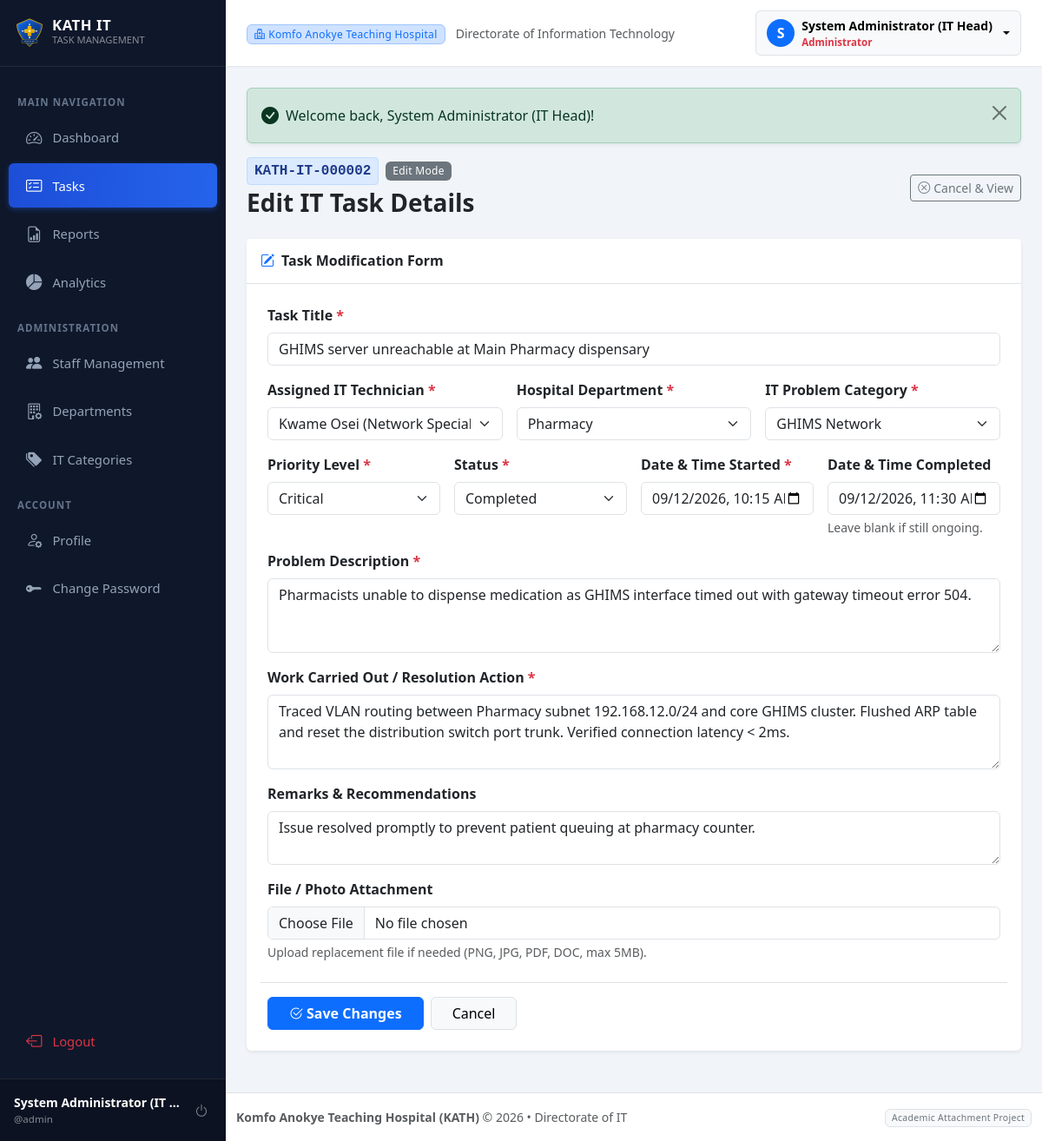
/admin/task_edit.php?id=2 (signed in), run on the app's committed database.
### tables this page shows
CREATE TABLE IF NOT EXISTS `users` (
    `id` INT AUTO_INCREMENT PRIMARY KEY,
    `full_name` VARCHAR(150) NOT NULL,
    `username` VARCHAR(60) NOT NULL UNIQUE,
    `email` VARCHAR(150) NOT NULL UNIQUE,
    `phone` VARCHAR(30) NULL,
    `password` VARCHAR(255) NOT NULL,
    `role` ENUM('admin', 'staff') NOT NULL DEFAULT 'staff',
    `department_id` INT NULL,
    `status` ENUM('active', 'inactive') NOT NULL DEFAULT 'active',
    `created_at` TIMESTAMP DEFAULT CURRENT_TIMESTAMP,
    `updated_at` TIMESTAMP DEFAULT CURRENT_TIMESTAMP ON UPDATE CURRENT_TIMESTAMP,
    CONSTRAINT `fk_users_department` FOREIGN KEY (`department_id`) 
        REFERENCES `departments`(`id`) ON DELETE SET NULL ON UPDATE CASCADE
);

CREATE TABLE IF NOT EXISTS `tasks` (
    `id` INT AUTO_INCREMENT PRIMARY KEY,
    `task_number` VARCHAR(30) NOT NULL UNIQUE,
    `user_id` INT NOT NULL,
    `department_id` INT NOT NULL,
    `category_id` INT NOT NULL,
    `title` VARCHAR(255) NOT NULL,
    `problem_description` TEXT NOT NULL,
    `work_done` TEXT NOT NULL,
    `priority` ENUM('Low', 'Medium', 'High', 'Critical') NOT NULL DEFAULT 'Medium',
    `status` ENUM('Pending', 'In Progress', 'Completed', 'Cancelled') NOT NULL DEFAULT 'Pending',
    `date_started` DATETIME NOT NULL,
    `date_completed` DATETIME NULL,
    `remarks` TEXT NULL,
    `attachment` VARCHAR(255) NULL,
    `created_at` TIMESTAMP DEFAULT CURRENT_TIMESTAMP,
    `updated_at` TIMESTAMP DEFAULT CURRENT_TIMESTAMP ON UPDATE CURRENT_TIMESTAMP,
    CONSTRAINT `fk_tasks_user` FOREIGN KEY (`user_id`) 
        REFERENCES `users`(`id`) ON DELETE RESTRICT ON UPDATE CASCADE,
    CONSTRAINT `fk_tasks_department` FOREIGN KEY (`department_id`) 
        REFERENCES `departments`(`id`) ON DELETE RESTRICT ON UPDATE CASCADE,
    CONSTRAINT `fk_tasks_category` FOREIGN KEY (`category_id`) 
        REFERENCES `categories`(`id`) ON DELETE RESTRICT ON UPDATE CASCADE,
    INDEX `idx_tasks_task_number` (`task_number`),
    INDEX `idx_tasks_status` (`status`),
    INDEX `idx_tasks_priority` (`priority`),
    INDEX `idx_tasks_date_started` (`date_started`),
    INDEX `idx_tasks_created_at` (`created_at`)
);

CREATE TABLE IF NOT EXISTS `departments` (
    `id` INT AUTO_INCREMENT PRIMARY KEY,
    `department_name` VARCHAR(120) NOT NULL UNIQUE,
    `description` TEXT NULL,
    `status` ENUM('active', 'inactive') NOT NULL DEFAULT 'active',
    `created_at` TIMESTAMP DEFAULT CURRENT_TIMESTAMP,
    `updated_at` TIMESTAMP DEFAULT CURRENT_TIMESTAMP ON UPDATE CURRENT_TIMESTAMP
);

CREATE TABLE IF NOT EXISTS `categories` (
    `id` INT AUTO_INCREMENT PRIMARY KEY,
    `category_name` VARCHAR(120) NOT NULL UNIQUE,
    `description` TEXT NULL,
    `status` ENUM('active', 'inactive') NOT NULL DEFAULT 'active',
    `created_at` TIMESTAMP DEFAULT CURRENT_TIMESTAMP,
    `updated_at` TIMESTAMP DEFAULT CURRENT_TIMESTAMP ON UPDATE CURRENT_TIMESTAMP
);

### admin/task_edit.php (the view, shortened to what the rows shown need)
<?php
require_once __DIR__ . '/../includes/admin_auth.php';
$taskId = (int)($_GET['id'] ?? 0);
$stmt = $pdo->prepare("SELECT * FROM tasks WHERE id = :id LIMIT 1");
$stmt->execute([':id' => $taskId]);
$task = $stmt->fetch();
$departments = $pdo->query("SELECT id, department_name FROM departments WHERE status = 'active' ORDER BY department_name ASC")->fetchAll();
$categories = $pdo->query("SELECT id, category_name FROM categories WHERE status = 'active' ORDER BY category_name ASC")->fetchAll();
$staffList = $pdo->query("SELECT id, full_name FROM users WHERE role = 'staff' AND status = 'active' ORDER BY full_name ASC")->fetchAll();
include __DIR__ . '/../includes/header.php';
?>
<div class="d-flex justify-content-between align-items-center mb-4">
    <div>
        <div class="d-flex align-items-center gap-2 mb-1">
            <span class="task-number-pill"><?= h($task['task_number']) ?></span>
            <span class="badge bg-secondary">Edit Mode</span>
        </div>
    </div>
</div>
<div class="card shadow-sm border-0 mb-4">
    <div class="card-body p-4">
        <form action="task_edit.php?id=<?= $task['id'] ?>" method="POST" enctype="multipart/form-data">
            <div class="row g-3">
                <div class="col-12">
                    <label for="title" class="form-label fw-semibold">Task Title <span class="text-danger">*</span></label>
                    <input type="text" class="form-control" id="title" name="title" value="<?= h($_POST['title'] ?? $task['title']) ?>" placeholder="e.g. Network connection problem in ENT consulting room" required>
                </div>
                <div class="col-md-4">
                    <label for="user_id" class="form-label fw-semibold">Assigned IT Technician <span class="text-danger">*</span></label>
                    <select class="form-select" id="user_id" name="user_id" required>
                        <?php foreach ($staffList as $stf): ?>
                            <option value="<?= $stf['id'] ?>" <?= (($_POST['user_id'] ?? $task['user_id']) == $stf['id']) ? 'selected' : '' ?>>
                                <?= h($stf['full_name']) ?>
                            </option>
                        <?php endforeach; ?>
                    </select>
                </div>
                <div class="col-md-4">
                    <label for="department_id" class="form-label fw-semibold">Hospital Department <span class="text-danger">*</span></label>
                    <select class="form-select" id="department_id" name="department_id" required>
                        <?php foreach ($departments as $dept): ?>
                            <option value="<?= $dept['id'] ?>" <?= (($_POST['department_id'] ?? $task['department_id']) == $dept['id']) ? 'selected' : '' ?>>
                                <?= h($dept['department_name']) ?>
                            </option>
                        <?php endforeach; ?>
                    </select>
                </div>
                <div class="col-md-4">
                    <label for="category_id" class="form-label fw-semibold">IT Problem Category <span class="text-danger">*</span></label>
                    <select class="form-select" id="category_id" name="category_id" required>
                        <?php foreach ($categories as $cat): ?>
                            <option value="<?= $cat['id'] ?>" <?= (($_POST['category_id'] ?? $task['category_id']) == $cat['id']) ? 'selected' : '' ?>>
                                <?= h($cat['category_name']) ?>
                            </option>
                        <?php endforeach; ?>
                    </select>
                </div>
                <div class="col-md-3">
                    <label for="priority" class="form-label fw-semibold">Priority Level <span class="text-danger">*</span></label>
                    <select class="form-select" id="priority" name="priority" required>
                        <?php foreach (['Low', 'Medium', 'High', 'Critical'] as $p): ?>
                            <option value="<?= $p ?>" <?= (($_POST['priority'] ?? $task['priority']) === $p) ? 'selected' : '' ?>><?= $p ?></option>
                        <?php endforeach; ?>
                    </select>
                </div>
                <div class="col-md-3">
                    <label for="status" class="form-label fw-semibold">Status <span class="text-danger">*</span></label>
                    <select class="form-select" id="status" name="status" required>
                        <?php foreach (['Pending', 'In Progress', 'Completed', 'Cancelled'] as $s): ?>
                            <option value="<?= $s ?>" <?= (($_POST['status'] ?? $task['status']) === $s) ? 'selected' : '' ?>><?= $s ?></option>
                        <?php endforeach; ?>
                    </select>
                </div>
                <div class="col-md-3">
                    <label for="date_started" class="form-label fw-semibold">Date &amp; Time Started <span class="text-danger">*</span></label>
                    <?php
                    $dsVal = $_POST['date_started'] ?? $task['date_started'];
                    $dsFormat = $dsVal ? date('Y-m-d\TH:i', strtotime($dsVal)) : '';
                    ?>
                    <input type="datetime-local" class="form-control" id="date_started" name="date_started" value="<?= h($dsFormat) ?>" required>
                </div>
                <div class="col-md-3">
                    <label for="date_completed" class="form-label fw-semibold">Date &amp; Time Completed</label>
                    <?php
                    $dcVal = $_POST['date_completed'] ?? $task['date_completed'];
                    $dcFormat = $dcVal ? date('Y-m-d\TH:i', strtotime($dcVal)) : '';
                    ?>
                    <input type="datetime-local" class="form-control" id="date_completed" name="date_completed" value="<?= h($dcFormat) ?>">
                    <div class="form-text small">Leave blank if still ongoing.</div>
                </div>
                <div class="col-12">
                    <label for="problem_description" class="form-label fw-semibold">Problem Description <span class="text-danger">*</span></label>
                    <textarea class="form-control" id="problem_description" name="problem_description" rows="3" required><?= h($_POST['problem_description'] ?? $task['problem_description']) ?></textarea>
                </div>
                <div class="col-12">
                    <label for="work_done" class="form-label fw-semibold">Work Carried Out / Resolution Action <span class="text-danger">*</span></label>
                    <textarea class="form-control" id="work_done" name="work_done" rows="3" required><?= h($_POST['work_done'] ?? $task['work_done']) ?></textarea>
                </div>
                <div class="col-12">
                    <label for="remarks" class="form-label fw-semibold">Remarks &amp; Recommendations</label>
                    <textarea class="form-control" id="remarks" name="remarks" rows="2"><?= h($_POST['remarks'] ?? $task['remarks']) ?></textarea>
                </div>
            </div>
        </form>
    </div>
</div>
<?php include __DIR__ . '/../includes/footer.php'; ?>

### includes/header.php (shortened to what the rows shown need)
<!DOCTYPE html>
<html lang="en">
<head>
    <link href="https://cdn.jsdelivr.net/npm/bootstrap@5.3.2/dist/css/bootstrap.min.css" rel="stylesheet">
    <link rel="stylesheet" href="https://cdn.jsdelivr.net/npm/bootstrap-icons@1.11.3/font/bootstrap-icons.min.css">
    <link rel="stylesheet" href="<?= BASE_URL ?>assets/css/style.css">
</head>
<body>
    <div class="wrapper">
        <?php include __DIR__ . '/sidebar.php'; ?>
        <div class="main-content">
            <nav class="top-navbar d-flex align-items-center justify-content-between">
                <div class="d-flex align-items-center gap-3">
                    <?php if ($user): ?>
                        <div class="dropdown">
                            <button class="btn btn-light dropdown-toggle d-flex align-items-center gap-2 border" type="button" data-bs-toggle="dropdown" aria-expanded="false">
                                <div class="bg-primary text-white rounded-circle d-flex align-items-center justify-content-center" style="width: 32px; height: 32px; font-weight: 600;">
                                    <?= strtoupper(substr($user['full_name'] ?? 'U', 0, 1)) ?>
                                </div>
                                <div class="text-start d-none d-md-block">
                                    <div class="fw-semibold small leading-tight"><?= h($user['full_name']) ?></div>
                                    <div class="text-muted" style="font-size: 0.72rem;">
                                        <?= $user['role'] === 'admin' ? '<span class="text-danger fw-bold">Administrator</span>' : '<span class="text-primary">IT Support Staff</span>' ?>
                                    </div>
                                </div>
                            </button>
                        </div>
                    <?php endif; ?>
                </div>
            </nav>
            <div class="container-fluid p-4">

### includes/sidebar.php (shortened to what the rows shown need)
<?php
$user = current_user();
?>
<aside class="sidebar">
    <?php if ($user): ?>
        <div class="sidebar-user d-flex align-items-center">
            <div class="flex-grow-1 overflow-hidden me-2">
                <div class="text-white text-truncate small fw-bold"><?= h($user['full_name']) ?></div>
                <div class="text-white-50 text-truncate" style="font-size: 0.72rem;">@<?= h($user['username']) ?></div>
            </div>
            <a href="<?= BASE_URL ?>logout.php" class="btn btn-sm btn-outline-secondary text-white-50 border-0 p-1" title="Sign Out">
                <i class="bi bi-power fs-6"></i>
            </a>
        </div>
    <?php endif; ?>
</aside>

### data on the page
users: full_name "System Administrator (IT…", username "admin", full_name "S", full_name "System Administrator (IT Head)"
tasks: task_number "KATH-IT-000002", title "GHIMS server unreachable at Main Pharmacy dispensary", user_id "Kwame Osei (Network Specialist)", department_id "Pharmacy", category_id "GHIMS Network", priority "Critical", status "Completed", date_started "09/12/2026 10:15", date_completed "09/12/2026 11:30", problem_description "Pharmacists unable to dispense medication as GHIMS interface timed out with gateway timeout error 504.", work_done "Traced VLAN routing between Pharmacy subnet 192.168.12.0/24 and core GHIMS cluster. Flushed ARP table and reset the distribution switch port trunk. Verified connection latency < 2ms.", remarks "Issue resolved promptly to prevent patient queuing at pharmacy counter."

### other printed values
$message "Welcome back, System Administrator (IT Head)!"
